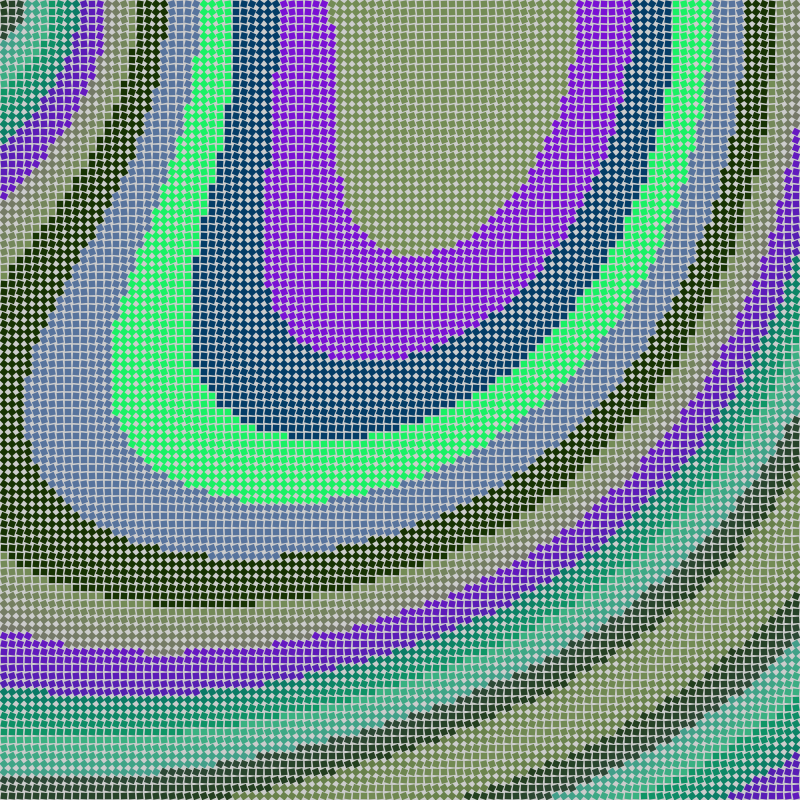
Frame 1 (no input)
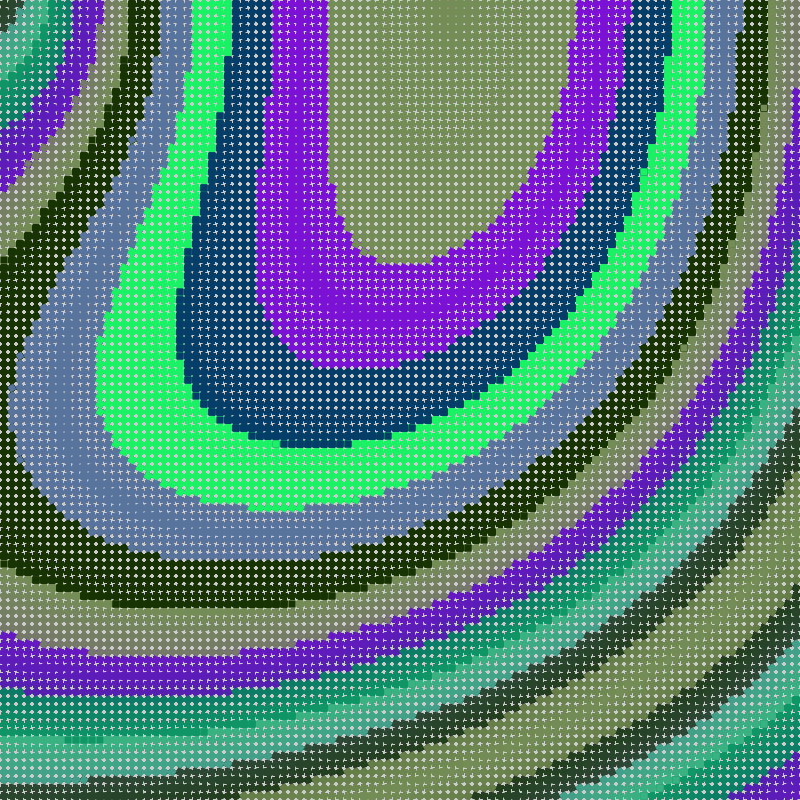
Frame 60 (the mouse pressed at the canvas centre just before this capture)
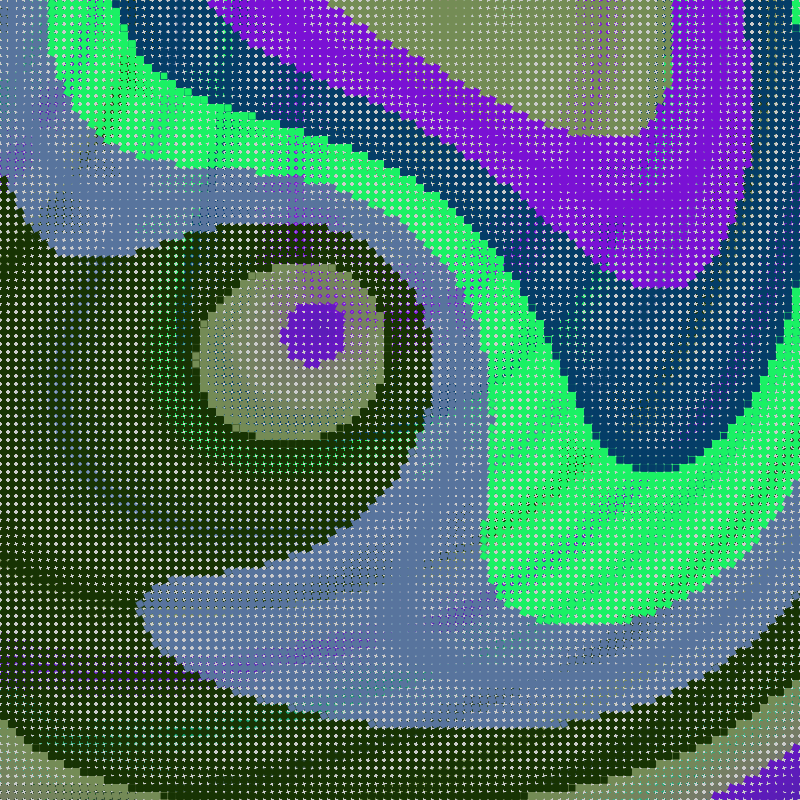
Frame 120 (the mouse held since frame 60 and released just before this capture)

The Processing sketch that drew these frames (run headless with seeded random() and noise(); from frame 60 on, the mouse is pressed at the canvas centre):

// Processing sketch: gloopPerlin
// ── gloopPerlin.pde
float a, b, c, d;
int cols, rows;
float[][] field;
float scaleFactor;
color[] palette;
PVector offset;

void setup() {
  size(800, 800);
  a = random(0.01, 0.03);
  b = random(0.01, 0.03);
  c = random(0.01, 0.03);
  d = random(0.01, 0.03);
  cols = 100;
  rows = 100;
  field = new float[cols][rows];
  scaleFactor = width / float(cols);
  palette = new color[6];
  offset = new PVector(random(10), random(10));
  for (int i = 0; i < palette.length; i++) {
    palette[i] = color(random(255), random(255), random(255));
  }
}

void draw() {
  for (int i = 0; i < cols; i++) {
    for (int j = 0; j < rows; j++) {
      field[i][j] = sin(a * (i + offset.x)) * cos(b * (j + offset.y)) + sin(c * dist(i, j, mouseX * 0.1, mouseY * 0.1)) * cos(d * frameCount * 0.01);
    }
  }
  translate(scaleFactor / 2, scaleFactor / 2);
  for (int i = 0; i < cols; i++) {
    for (int j = 0; j < rows; j++) {
      float v = field[i][j];
      color col = lerpColor(palette[floor(abs(v) * palette.length) % palette.length], palette[ceil(abs(v) * palette.length) % palette.length], abs(v));
      pushMatrix();
      translate(i * scaleFactor, j * scaleFactor);
      rotate(v * TWO_PI);
      fill(col);
      noStroke();
      rectMode(CENTER);
      rect(0, 0, scaleFactor * 0.8, scaleFactor * 0.8);
      popMatrix();
    }
  }
  offset.add(PVector.random2D().mult(0.1));
}
